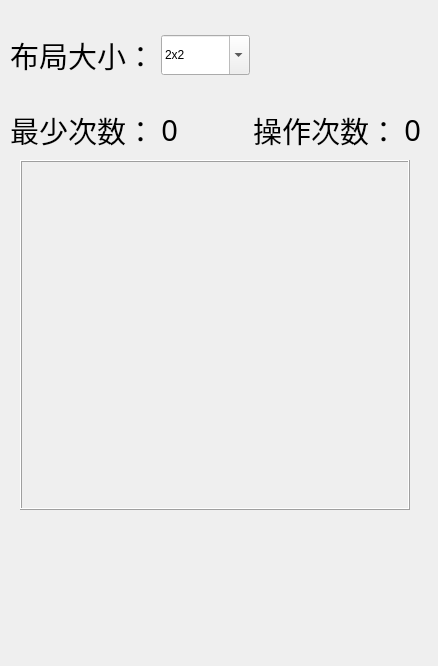
<?xml version="1.0" encoding="UTF-8"?>
<ui version="4.0">
 <class>MainWindow</class>
 <widget class="QMainWindow" name="MainWindow">
  <property name="geometry">
   <rect>
    <x>0</x>
    <y>0</y>
    <width>438</width>
    <height>666</height>
   </rect>
  </property>
  <property name="windowTitle">
   <string>数字华容道</string>
  </property>
  <property name="windowIcon">
   <iconset resource="res.qrc">
    <normaloff>:/Blankcat11.png</normaloff>:/Blankcat11.png</iconset>
  </property>
  <widget class="QWidget" name="centralwidget">
   <widget class="QWidget" name="layoutWidget">
    <property name="geometry">
     <rect>
      <x>20</x>
      <y>180</y>
      <width>392</width>
      <height>352</height>
     </rect>
    </property>
    <layout class="QGridLayout" name="gridLayout">
     <property name="verticalSpacing">
      <number>2</number>
     </property>
    </layout>
   </widget>
   <widget class="QPushButton" name="backBtn2">
    <property name="geometry">
     <rect>
      <x>0</x>
      <y>600</y>
      <width>71</width>
      <height>61</height>
     </rect>
    </property>
    <property name="styleSheet">
     <string notr="true">border-style:none;
padding:11px;
border-radius:3px;
background:transparent;
iconSize:32 x 32</string>
    </property>
    <property name="text">
     <string/>
    </property>
    <property name="icon">
     <iconset resource="res.qrc">
      <normaloff>:/fast-backward-button.png</normaloff>:/fast-backward-button.png</iconset>
    </property>
    <property name="iconSize">
     <size>
      <width>60</width>
      <height>60</height>
     </size>
    </property>
   </widget>
   <widget class="QWidget" name="layoutWidget">
    <property name="geometry">
     <rect>
      <x>10</x>
      <y>10</y>
      <width>431</width>
      <height>91</height>
     </rect>
    </property>
    <layout class="QHBoxLayout" name="horizontalLayout">
     <item>
      <widget class="QLabel" name="label">
       <property name="font">
        <font>
         <family>阿里妈妈东方大楷</family>
         <pointsize>22</pointsize>
        </font>
       </property>
       <property name="frameShape">
        <enum>QFrame::NoFrame</enum>
       </property>
       <property name="frameShadow">
        <enum>QFrame::Plain</enum>
       </property>
       <property name="text">
        <string>布局大小：</string>
       </property>
      </widget>
     </item>
     <item>
      <widget class="QComboBox" name="ChosenWidth">
       <property name="sizePolicy">
        <sizepolicy hsizetype="Maximum" vsizetype="Maximum">
         <horstretch>0</horstretch>
         <verstretch>0</verstretch>
        </sizepolicy>
       </property>
       <property name="maximumSize">
        <size>
         <width>90</width>
         <height>40</height>
        </size>
       </property>
       <property name="font">
        <font>
         <family>阿里妈妈东方大楷</family>
         <pointsize>12</pointsize>
         <italic>false</italic>
         <bold>false</bold>
        </font>
       </property>
       <property name="layoutDirection">
        <enum>Qt::LeftToRight</enum>
       </property>
       <property name="styleSheet">
        <string notr="true">border: 2px solid #f3f3f3;/*设置线宽*/
font: 12pt &quot;阿里妈妈东方大楷&quot;;
background-color: rgb(237, 242, 255);/*背景颜色*/

	border-color:rgb(77, 123, 255);/*边框颜色*/

border-style:solid;/*边框为实线型*/
	border-width:2px;/*边框宽度*/
/*QCombobox右侧按钮*/
CbWidth::drop-down {
    subcontrol-origin: padding;
    subcontrol-position: top right;/*放于右方顶部*/
    border-top-right-radius: 3px;/*设置边框圆角*/
    border-bottom-right-radius: 3px;
	width:50px
/*padding-right: 50px;*/
}
/*QCombobox右侧按钮的箭头图标*/

CbWidth::down-arrow
{
	width:16px;
	height:16px;
	border-image: url(:/plain-arrow.png);
}
CbWidth QAbstractItemView::item {
	border-radius: 15px;/*圆角*/
    height: 30px;   /* 项的高度（设置pComboBox-&gt;setView(new QListView());后，该项才起作用） */
	background-color: rgb(237, 242, 255);

}

</string>
       </property>
       <property name="editable">
        <bool>true</bool>
       </property>
       <property name="currentIndex">
        <number>0</number>
       </property>
       <property name="sizeAdjustPolicy">
        <enum>QComboBox::AdjustToContents</enum>
       </property>
       <property name="iconSize">
        <size>
         <width>16</width>
         <height>16</height>
        </size>
       </property>
       <item>
        <property name="text">
         <string>2x2</string>
        </property>
       </item>
       <item>
        <property name="text">
         <string>3x3</string>
        </property>
       </item>
       <item>
        <property name="text">
         <string>4x4</string>
        </property>
       </item>
       <item>
        <property name="text">
         <string>5x5</string>
        </property>
       </item>
      </widget>
     </item>
     <item>
      <widget class="QPushButton" name="BtnRandom">
       <property name="styleSheet">
        <string notr="true">border-style:none;
padding:11px;
border-radius:3px;
background:transparent;
iconSize:32 x 32</string>
       </property>
       <property name="text">
        <string/>
       </property>
       <property name="icon">
        <iconset resource="res.qrc">
         <normaloff>:/RECHANGE.png</normaloff>:/RECHANGE.png</iconset>
       </property>
       <property name="iconSize">
        <size>
         <width>64</width>
         <height>64</height>
        </size>
       </property>
      </widget>
     </item>
     <item>
      <widget class="QPushButton" name="BtnReset">
       <property name="styleSheet">
        <string notr="true">border-style:none;
padding:11px;
border-radius:3px;
background:transparent;
iconSize:32 x 32</string>
       </property>
       <property name="text">
        <string/>
       </property>
       <property name="icon">
        <iconset resource="res.qrc">
         <normaloff>:/RESTART.png</normaloff>:/RESTART.png</iconset>
       </property>
       <property name="iconSize">
        <size>
         <width>64</width>
         <height>64</height>
        </size>
       </property>
      </widget>
     </item>
    </layout>
   </widget>
   <widget class="QWidget" name="layoutWidget">
    <property name="geometry">
     <rect>
      <x>10</x>
      <y>100</y>
      <width>411</width>
      <height>61</height>
     </rect>
    </property>
    <layout class="QHBoxLayout" name="horizontalLayout_3">
     <item>
      <widget class="QLabel" name="label_4">
       <property name="sizePolicy">
        <sizepolicy hsizetype="Preferred" vsizetype="Fixed">
         <horstretch>0</horstretch>
         <verstretch>0</verstretch>
        </sizepolicy>
       </property>
       <property name="font">
        <font>
         <family>阿里妈妈东方大楷</family>
         <pointsize>22</pointsize>
        </font>
       </property>
       <property name="text">
        <string>最少次数：</string>
       </property>
      </widget>
     </item>
     <item>
      <widget class="QLabel" name="LabMin">
       <property name="sizePolicy">
        <sizepolicy hsizetype="Preferred" vsizetype="Fixed">
         <horstretch>0</horstretch>
         <verstretch>0</verstretch>
        </sizepolicy>
       </property>
       <property name="minimumSize">
        <size>
         <width>15</width>
         <height>0</height>
        </size>
       </property>
       <property name="font">
        <font>
         <family>阿里妈妈东方大楷</family>
         <pointsize>22</pointsize>
        </font>
       </property>
       <property name="text">
        <string>0</string>
       </property>
       <property name="alignment">
        <set>Qt::AlignRight|Qt::AlignTrailing|Qt::AlignVCenter</set>
       </property>
      </widget>
     </item>
     <item>
      <spacer name="horizontalSpacer_5">
       <property name="orientation">
        <enum>Qt::Horizontal</enum>
       </property>
       <property name="sizeHint" stdset="0">
        <size>
         <width>40</width>
         <height>20</height>
        </size>
       </property>
      </spacer>
     </item>
     <item>
      <widget class="QLabel" name="label_2">
       <property name="sizePolicy">
        <sizepolicy hsizetype="Preferred" vsizetype="Fixed">
         <horstretch>0</horstretch>
         <verstretch>0</verstretch>
        </sizepolicy>
       </property>
       <property name="font">
        <font>
         <family>阿里妈妈东方大楷</family>
         <pointsize>22</pointsize>
        </font>
       </property>
       <property name="text">
        <string>操作次数：</string>
       </property>
      </widget>
     </item>
     <item>
      <widget class="QLabel" name="LabCount">
       <property name="sizePolicy">
        <sizepolicy hsizetype="Preferred" vsizetype="Fixed">
         <horstretch>0</horstretch>
         <verstretch>0</verstretch>
        </sizepolicy>
       </property>
       <property name="minimumSize">
        <size>
         <width>15</width>
         <height>0</height>
        </size>
       </property>
       <property name="font">
        <font>
         <family>阿里妈妈东方大楷</family>
         <pointsize>22</pointsize>
        </font>
       </property>
       <property name="text">
        <string>0</string>
       </property>
       <property name="alignment">
        <set>Qt::AlignRight|Qt::AlignTrailing|Qt::AlignVCenter</set>
       </property>
      </widget>
     </item>
    </layout>
   </widget>
   <widget class="QWidget" name="widget" native="true">
    <property name="geometry">
     <rect>
      <x>79</x>
      <y>520</y>
      <width>251</width>
      <height>111</height>
     </rect>
    </property>
    <layout class="QHBoxLayout" name="horizontalLayout_2">
     <item>
      <spacer name="horizontalSpacer_2">
       <property name="orientation">
        <enum>Qt::Horizontal</enum>
       </property>
       <property name="sizeHint" stdset="0">
        <size>
         <width>40</width>
         <height>20</height>
        </size>
       </property>
      </spacer>
     </item>
     <item>
      <widget class="QPushButton" name="BtnNextStep">
       <property name="minimumSize">
        <size>
         <width>0</width>
         <height>0</height>
        </size>
       </property>
       <property name="styleSheet">
        <string notr="true">border-style:none;
padding:11px;
border-radius:3px;
background:transparent;
iconSize:32 x 32</string>
       </property>
       <property name="text">
        <string/>
       </property>
       <property name="icon">
        <iconset resource="res.qrc">
         <normaloff>:/next.png</normaloff>:/next.png</iconset>
       </property>
       <property name="iconSize">
        <size>
         <width>200</width>
         <height>100</height>
        </size>
       </property>
       <property name="checkable">
        <bool>false</bool>
       </property>
       <property name="default">
        <bool>false</bool>
       </property>
      </widget>
     </item>
     <item>
      <spacer name="horizontalSpacer_3">
       <property name="orientation">
        <enum>Qt::Horizontal</enum>
       </property>
       <property name="sizeHint" stdset="0">
        <size>
         <width>40</width>
         <height>20</height>
        </size>
       </property>
      </spacer>
     </item>
    </layout>
   </widget>
   <widget class="QFrame" name="GameFrame">
    <property name="geometry">
     <rect>
      <x>20</x>
      <y>160</y>
      <width>390</width>
      <height>350</height>
     </rect>
    </property>
    <property name="sizePolicy">
     <sizepolicy hsizetype="Preferred" vsizetype="Preferred">
      <horstretch>0</horstretch>
      <verstretch>0</verstretch>
     </sizepolicy>
    </property>
    <property name="minimumSize">
     <size>
      <width>320</width>
      <height>350</height>
     </size>
    </property>
    <property name="font">
     <font>
      <family>阿里妈妈东方大楷</family>
      <pointsize>20</pointsize>
     </font>
    </property>
    <property name="styleSheet">
     <string notr="true">QLabel
{
	background-color:rgb(216, 255, 252);
	border : 2px solid gray;
    border-radius: 5px;
	padding : 2px;
	margin : 2px;
}
</string>
    </property>
    <property name="frameShape">
     <enum>QFrame::Box</enum>
    </property>
    <property name="frameShadow">
     <enum>QFrame::Raised</enum>
    </property>
    <layout class="QGridLayout" name="gridLayout_4">
     <property name="sizeConstraint">
      <enum>QLayout::SetNoConstraint</enum>
     </property>
     <item row="0" column="0">
      <layout class="QGridLayout" name="GameGrid">
       <property name="spacing">
        <number>10</number>
       </property>
      </layout>
     </item>
    </layout>
   </widget>
  </widget>
 </widget>
 <resources>
  <include location="res.qrc"/>
 </resources>
 <connections/>
</ui>
